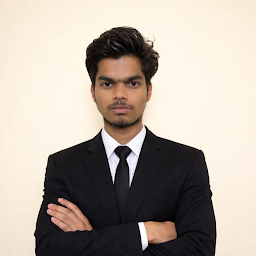
#> input picture download.png, 256 x 256 px, found by its file name
$ python test_composite.py
#> lines starting #> are read from the running program, lines starting #| are printed output that depends on the picture
import numpy as np
from PIL import Image, ImageFilter, ImageEnhance

# Load Nagendra's photo
nk = Image.open('f:/NagendraKushwaha/download.png').convert('RGB')
#> nk is the input picture: PIL image 256x256 RGB; mean R, G, B 178.6, 168.1, 157.8

# Upscale to high resolution using Lanczos
nk_high = nk.resize((1000, 1000), Image.Resampling.LANCZOS)

# Create 1580x1400 canvas filled with the ambient dark emerald color (#03150a -> RGB 3, 21, 10)
bg_color = (3, 21, 10)
canvas = Image.new('RGB', (1580, 1400), bg_color)
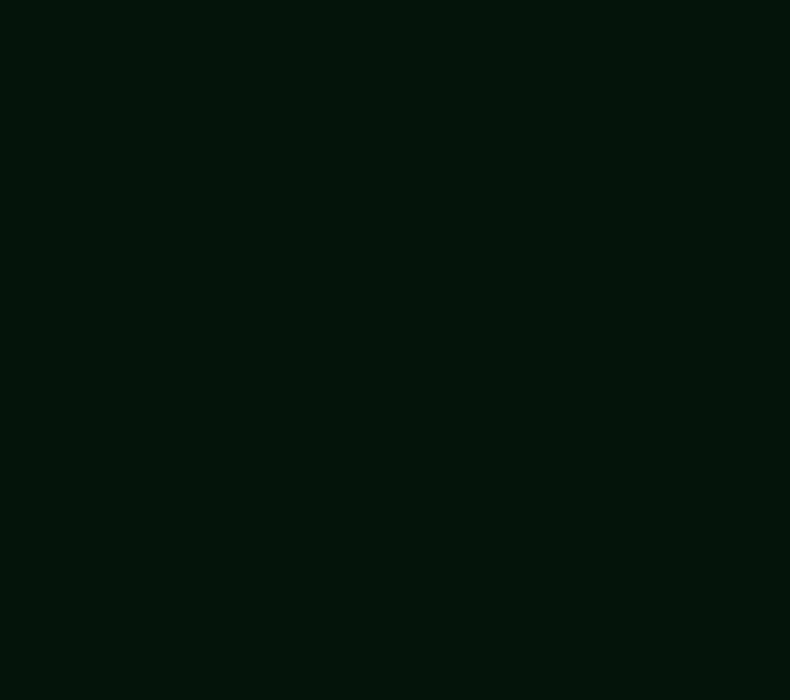
#> canvas: PIL image 1580x1400 RGB (shown at 1/2 size); mean R, G, B 3, 21, 10

# We want Nagendra's face center (which in nk_high is at approx (500, 380))
# to align with target (756, 622).
# Scale factor:
# If face width in nk_high is ~400px, in 1580x1400 canvas that fits comfortably within the 610px HUD bracket!
# Scale nk_high so head height and shoulders fill nicely
scale = 1.35
w_scaled = int(1000 * scale)
h_scaled = int(1000 * scale)
nk_scaled = nk.resize((w_scaled, h_scaled), Image.Resampling.LANCZOS)

# Face center in nk_scaled is at (int(500 * scale), int(380 * scale)) = (675, 513)
# To place face center at (756, 580):
paste_x = 756 - int(500 * scale)
paste_y = 580 - int(380 * scale)
print(f"Paste position: ({paste_x}, {paste_y}), size: ({w_scaled}, {h_scaled})")

# Let's create an alpha feather mask for nk_scaled so its off-white studio background
# blends smoothly into the dark emerald background, while keeping the subject clear
# Or let's create a soft vignette mask for the photo
mask = Image.new('L', (w_scaled, h_scaled), 255)
#> mask: PIL image 1350x1350 L; every value is 255
mask_np = np.ones((h_scaled, w_scaled), dtype=np.float32)

# Feather the edges
feather_w = int(w_scaled * 0.25)
feather_h = int(h_scaled * 0.25)

for x in range(feather_w):
    factor = np.sin((x / feather_w) * (np.pi / 2))
    mask_np[:, x] *= factor
    mask_np[:, w_scaled - 1 - x] *= factor

for y in range(feather_h):
    factor = np.sin((y / feather_h) * (np.pi / 2))
    mask_np[y, :] *= factor
    mask_np[h_scaled - 1 - y, :] *= factor

mask_img = Image.fromarray((mask_np * 255).astype(np.uint8))
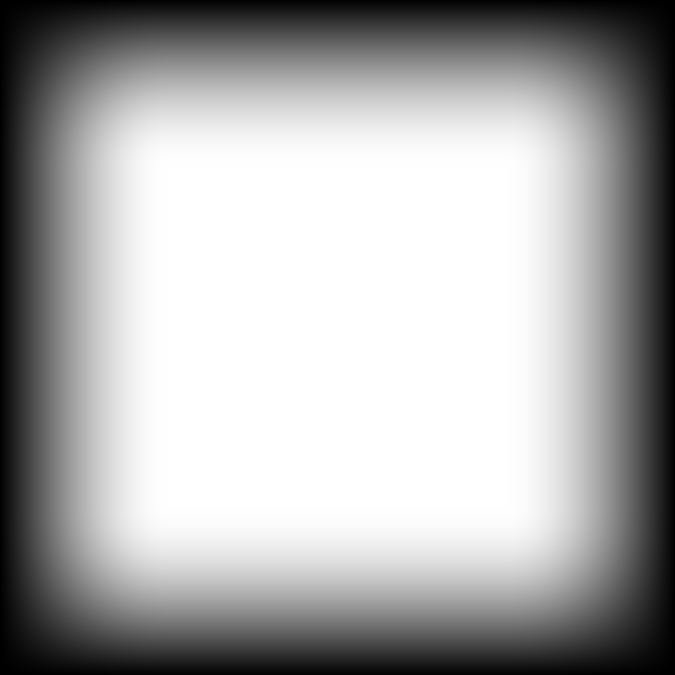
#> mask_img: PIL image 1350x1350 L (shown at 1/2 size); min 0, max 255, mean 170.2

# Let's paste with mask
canvas.paste(nk_scaled, (paste_x, paste_y), mask_img)
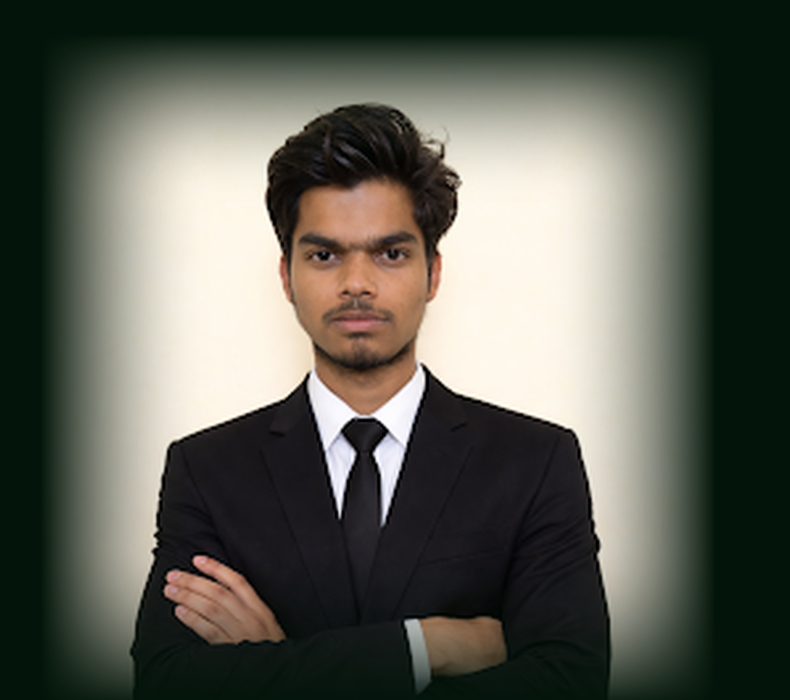
#> canvas: PIL image 1580x1400 RGB (shown at 1/2 size); mean R, G, B 91.7, 94, 83.9

# Slight color grade: enhance contrast and slight emerald tone to fit the cyber aesthetic
enhancer = ImageEnhance.Contrast(canvas)
canvas = enhancer.enhance(1.1)

canvas.save('f:/NagendraKushwaha/scratch_ref/nk_portrait_test.jpg', quality=92)
print("Saved nk_portrait_test.jpg successfully!")
